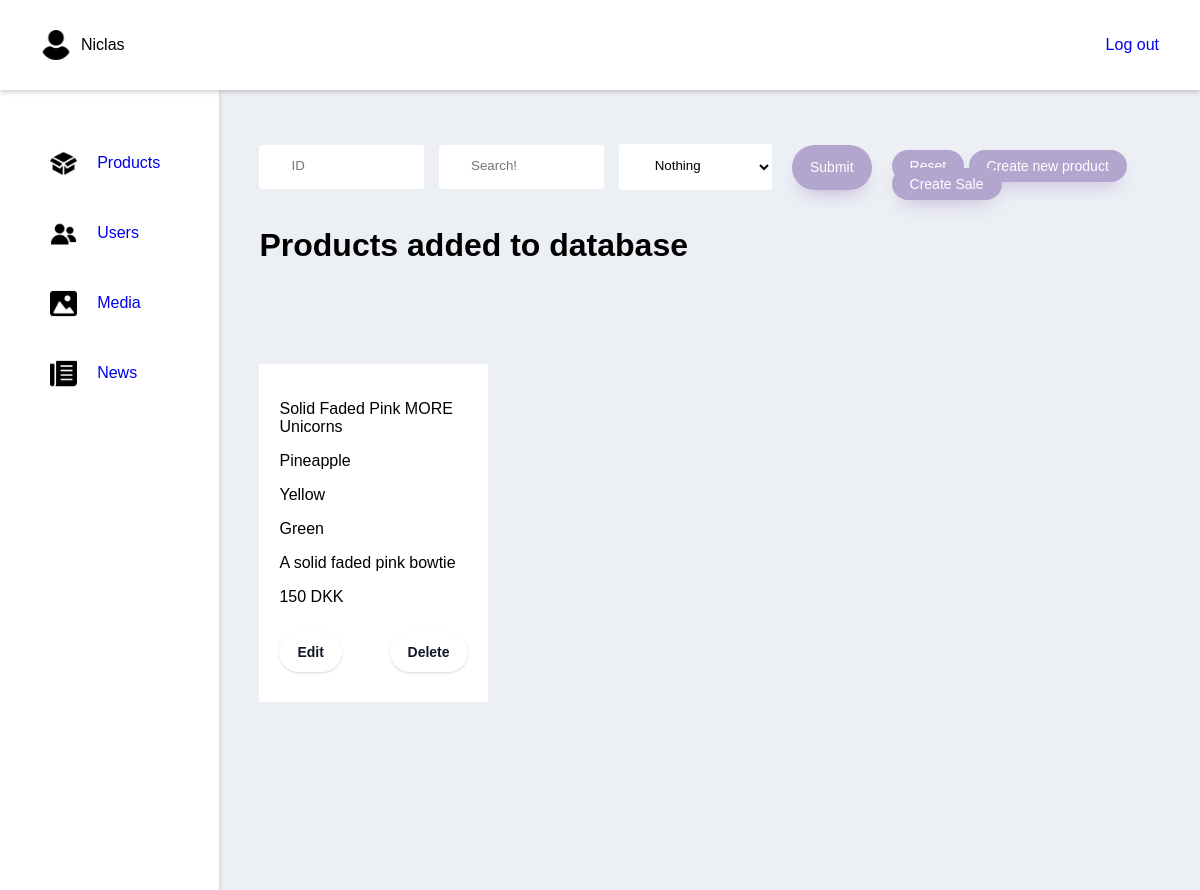
/adminProducts (signed in), run on the app's committed database.
### tables this page shows
CREATE TABLE IF NOT EXISTS `products` (
  `products_id` int(11) NOT NULL AUTO_INCREMENT,
  `name` varchar(30) NOT NULL,
  `type` int(11) NOT NULL,
  `description` varchar(250) NOT NULL,
  `price` decimal(10,0) NOT NULL,
  `primary_image` varchar(250) DEFAULT NULL,
  PRIMARY KEY (`products_id`)
);

CREATE TABLE IF NOT EXISTS `product_types` (
  `id` int(11) NOT NULL AUTO_INCREMENT,
  `type` varchar(100) NOT NULL,
  PRIMARY KEY (`id`)
);

CREATE TABLE IF NOT EXISTS `assign_colors_to_products` (
  `product_id` int(11) NOT NULL,
  `color_id` int(11) NOT NULL,
  PRIMARY KEY (`product_id`,`color_id`)
);

CREATE TABLE IF NOT EXISTS `product_colors` (
  `id` int(11) NOT NULL AUTO_INCREMENT,
  `color` varchar(100) NOT NULL,
  PRIMARY KEY (`id`)
);

### index.php (called while the page is built, shortened)
<?php
    $request = $_SERVER["REQUEST_URI"];
    $router = new Router($request);
    $router->get('/', 'views/frontend/Home');
    $router->get('/profile', 'views/login/profile');
    $router->get('/editProfileFunction', 'controllers/editProfile');
    $router->get('/loginFunction', 'controllers/login');
    $router->get('/signupFunction', 'controllers/signup');
    $router->get('/logoutFunction', 'controllers/logout');
    $router->get('/Product', 'views/frontend/Product');
    $router->get('/AboutUS', 'views/frontend/AboutUS');
    $router->get('/Contact', 'views/frontend/Contact');
    $router->get('/Checkout', 'views/frontend/Checkout');
    $router->get('/ProductShow', 'views/frontend/ProductShow');
    $router->get('/Breadcrumb', 'views/frontend/Breadcrumb');
    $router->get('/adminProducts', 'views/backend/products');

### models/handlers/ProductsHandler.php (called while the page is built, shortened)
<?php
$rootPath = "";
require_once $rootPath . "public/dbconn.php";
require_once $rootPath . "models/sql/Products.php";
class ProductsHandler extends Products{
    public $db;
    public function __construct($db) {
        $this->db = $db;
    }
    public function getAssignedColorsToProducts() {
        $getColorAssigments = $this->db->prepare($this->getColorAssigmentsQuery);
        $getColorAssigments->execute();
        $colorAssignments = $getColorAssigments->fetchAll();
        return $colorAssignments;
    }
    public function getProducts($search = '', $id = '', $type = '') {
        if( isset( $type ) && $type != '' ){
            if( isset( $id ) && $id != ''){
                $getProducts = $this->db->prepare($this->getProductsDynamicSearchQuery);
                $getProducts->bindParam(':id', $id);
            }else{
                $getProducts = $this->db->prepare($this->getProductsDynamicSearchWithoutIdQuery);
            }
            $getProducts->bindParam(':type', $type);
        }else{
            if( isset( $id ) && $id != ''){
                $getProducts = $this->db->prepare($this->getProductsDynamicSearchWithoutTypeQuery);
                $getProducts->bindParam(':id', $id);
            }else{
                $getProducts = $this->db->prepare($this->getProductsDynamicSearchWithoutIdAndTypeQuery);
            }
        }
        if ( isset( $search ) ){
            $search = "%" . $search . "%";
        }else{
            $search = "%";
        }
        $getProducts->bindParam(':search', $search);
        $getProducts->execute();
        $products = $getProducts->fetchAll();
        return $products;
    }
}
$ProductsHandler = new ProductsHandler($db);

### controllers/getProductsWithFilters.php (called while the page is built)
<?php
    $data = $ProductsHandler->getProducts(
        isset($_POST['search']) ? $_POST['search'] : "",
        isset($_POST['id']) ? $_POST['id'] : "",
        isset($_POST['type']) ? $_POST['type'] : ""
    );

### controllers/adminProducts.php (called while the page is built, shortened)
<?php
$colorAssignments = $ProductsHandler->getAssignedColorsToProducts();

### views/backend/products.php (the view, shortened to what this page needs)
<?php
    $rootPath = "";
    require_once $rootPath . "public/dbconn.php";
    require_once $rootPath . "models/handlers/productsHandler.php";
    require_once $rootPath . "models/handlers/Usershandler.php";
    require_once $rootPath . "controllers/createProduct.php";
    require_once $rootPath . "controllers/editProduct.php";
    require_once $rootPath . "controllers/adminProducts.php";
    require_once $rootPath . "controllers/getProductsWithFilters.php";
    require_once $rootPath . "views/backend/partials/header.php";
    $id = null;
    $search = null;
    $page = 0;
?>
<div class="wrapper">
    <form class="Admin-handlers" method="POST" action="adminProducts">
        <div class="Admin-search-product">
            <input class="input" type="text" name="id" placeholder="ID" value="<?php echo ($id != null) ? $id : ""; ?>">
            <input class="input" type="text" name="search" placeholder="Search!" value="<?php echo ($search != null) ? $search : ""; ?>">
                <select name="type" id="type">
                    <option value="">Nothing</option>
                </select>
            <input class="button submit" type="submit">
        </div>
        <div class="Reset_create_div">
            <a class="button" href="/adminProducts">Reset</a>
            <a class="button" href="/adminCreateProduct">Create new product</a>
            <a class="button" href="/adminCreateSale">Create Sale</a>
        </div>
    </form>
        <?php
            $pageNr = $page;
            $productsPrPage = 10;
            $pageMinIndex = $pageNr * $productsPrPage;
            $pageMaxIndex = $pageMinIndex + $productsPrPage;
        ?>
        <div class="Admin-page-title">
              <h1>Products added to database</h1>
        </div>
<div class="wrapper-main-area">
        <div class="products">
                <?php
                    for($i = $pageMinIndex; $i < $pageMaxIndex && $i < count($data); $i++){
                        $indData = $data[$i];
                ?>
                        <div class="product">
                        <div class="product-info">
                            <p><?php echo $indData['name'] ?></p>
                            <p><?php echo $indData['type'] ?></p>
                            <?php
                                foreach($colorAssignments as $color){
                                    if($color['product_id'] == $indData['products_id']){
                            ?>
                                <p><?php echo $color['color'] ?></p>
                            <?php
                                    }
                                }
                            ?>
                            <p><?php echo $indData['description'] ?></p>
                            <p><?php echo $indData['price'] ?> DKK</p>
                        </div>
                            <div class="Edit-Delete-div">
                                <form method="POST" action="adminEditProduct">
                                    <input class="button-pagination" type="submit" value="Edit">
                                </form>
                                <form method="POST" action="adminProducts">
                                    <input class="button-pagination" type="submit" value="Delete">
                                </form>
                            </div>
                        </div>
                <?php
                    }
                ?>
        </div>
            <?php
                echo "<br>";
            ?>
</div>
</div>
<?php
    require_once $rootPath . "views/backend/partials/footer.php";
?>

### views/backend/partials/css/style.css (style rules this page uses)
body { margin: 0; padding: 0; box-sizing: border-box; font-family: 'Questrial', sans-serif; background: #ECEFF4; }
a:link { text-decoration: none; }
.wrapper { margin: 37px 0 0 40px; width: 100%; }
.wrapper-main-area { position: relative; }
.Reset_create_div { margin: 20px 0; }
.Admin-page-title { margin-top: 30px; }
.Admin-page-title h1 { margin-bottom: 0 !important; }
.Admin-handlers { display: flex; justify-content: space-between; margin-right: 2.5%; margin-top: 10px; height: 60px; }
.Admin-handlers .input, select { margin: 0 auto; padding: .8rem 2rem; border-radius: 0.2rem; background-color: rgb(255, 255, 255); border: none; width: 90%; display: block; border-bottom: 0.3rem solid transparent; transition: all 0.3s; margin-right: 15px; }
.Admin-search-product { display: flex; align-items: center; }
.Admin-search-product input, select { margin: 0 20px 0 0; }
.button { background: #B2A6CE; border-radius: 999px; height: 45px; box-shadow: #B2A6CE 0 10px 20px -10px; box-sizing: border-box; color: #ffffff; cursor: pointer; font-size: 14px; opacity: 1; outline: 0 solid transparent; padding: 8px 18px; user-select: none; -webkit-user-select: none; width: fit-content; word-break: break-word; border: 0; }
.button-pagination { background-color: #FFFFFF; border: 0; border-radius: 999px; box-sizing: border-box; color: #111827; font-size: .875rem; font-weight: 600; line-height: 24px; padding: 8px 18px; text-align: center; text-decoration: none #D1D5DB solid; box-shadow: 0 1px 3px 0 rgba(0, 0, 0, 0.1), 0 1px 2px 0 rgba(0, 0, 0, 0.06); cursor: pointer; user-select: none; }
.submit { margin-left: 30px; }
.products { display: flex; flex-wrap: wrap; margin: 80px 0; }
.product { width: 20%; background: #ffffff; padding: 20px; margin: 20px 20px 20px 0; position: relative; height: auto; display: flex; flex-direction: column; justify-content: space-between; }
.Edit-Delete-div { display: flex; justify-content: space-between; padding: 10px 0; align-items: center; }

### data on the page
products: name "Solid Faded Pink MORE Unicorns", product_types.type "Pineapple", description "A solid faded pink bowtie", price "150"
assign_colors_to_products: product_colors.color "Yellow"
assign_colors_to_products: product_colors.color "Green"

### other printed values
$_SESSION['name'] "Niclas"
